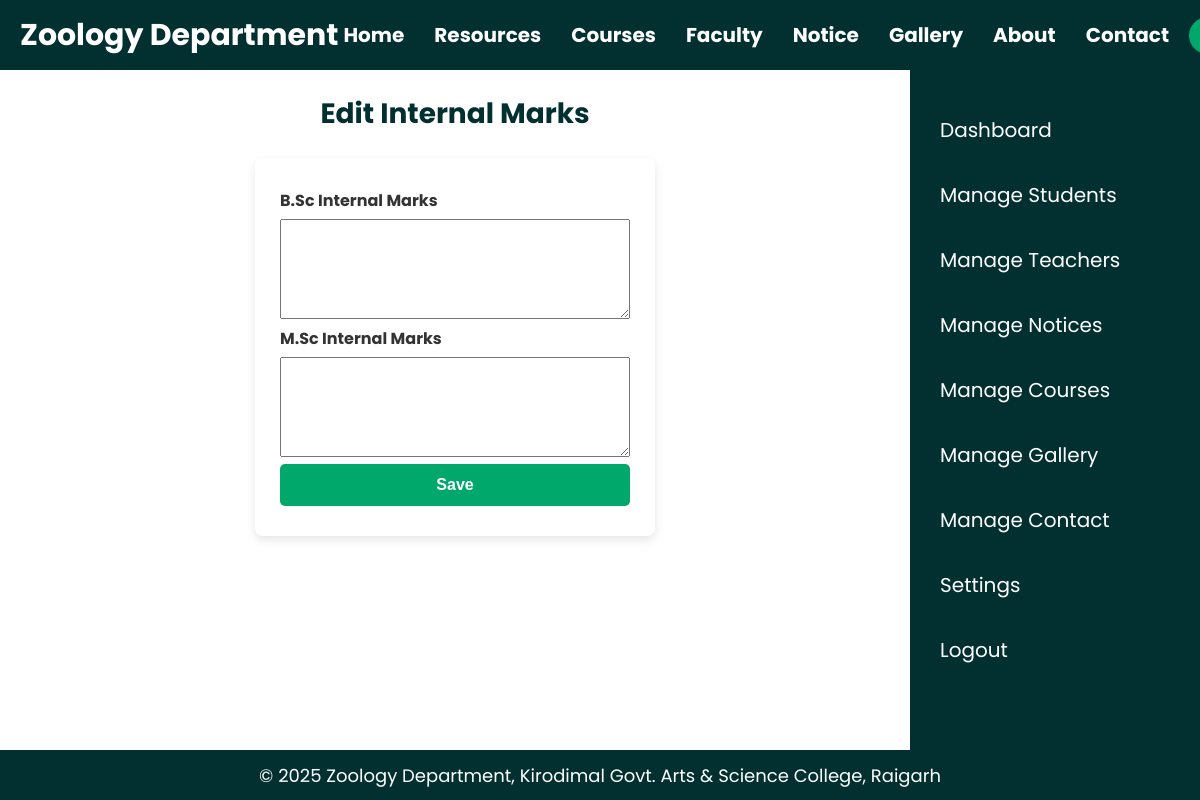
Page /edit_internal_marks.php (signed in) on the earlier database version.
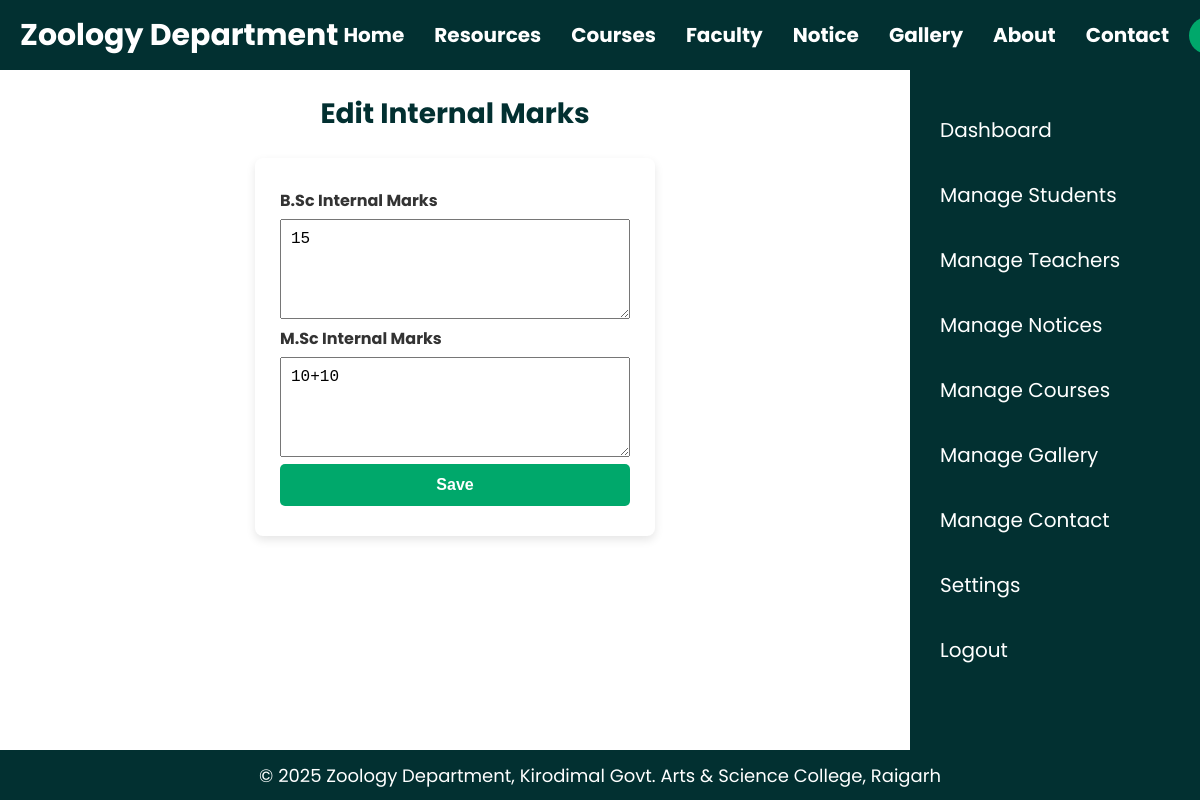
Same page on the later database version.
### tables this page shows
CREATE TABLE IF NOT EXISTS `internal_marks` (
  `id` int NOT NULL AUTO_INCREMENT,
  `course_type` varchar(10) DEFAULT NULL,
  `marks_info` text,
  PRIMARY KEY (`id`),
  UNIQUE KEY `course_type` (`course_type`)
);

### edit_internal_marks.php (the view, shortened to what this page needs)
<?php
include 'header.php';
$bscMarks = $conn->query("SELECT marks_info FROM internal_marks WHERE course_type='bsc'")->fetch_assoc()['marks_info'] ?? '';
$mscMarks = $conn->query("SELECT marks_info FROM internal_marks WHERE course_type='msc'")->fetch_assoc()['marks_info'] ?? '';
?>
<main class="edit-marks-view">
    <?php include 'admin_sidebar.php'; ?>
    <div class="edit-marks-content">
        <h2 class="edit-marks-title">Edit Internal Marks</h2>
        <div class="edit-marks-card">
            <form method="POST" action="edit_internal_marks_process.php">
                <label for="bsc_marks">B.Sc Internal Marks</label>
                <textarea id="bsc_marks" name="bsc_marks" ><?php echo htmlspecialchars($bscMarks); ?></textarea>
                <label for="msc_marks">M.Sc Internal Marks</label>
                <textarea id="msc_marks" name="msc_marks" ><?php echo htmlspecialchars($mscMarks); ?></textarea>
                <button type="submit" class="btn-update">Save</button>
            </form>
        </div>
    </div>
</main>
<?php include 'footer.php'; ?>

Differences in the rows shown:
added internal_marks: bsc_marks "15"
added internal_marks: msc_marks "10+10"
